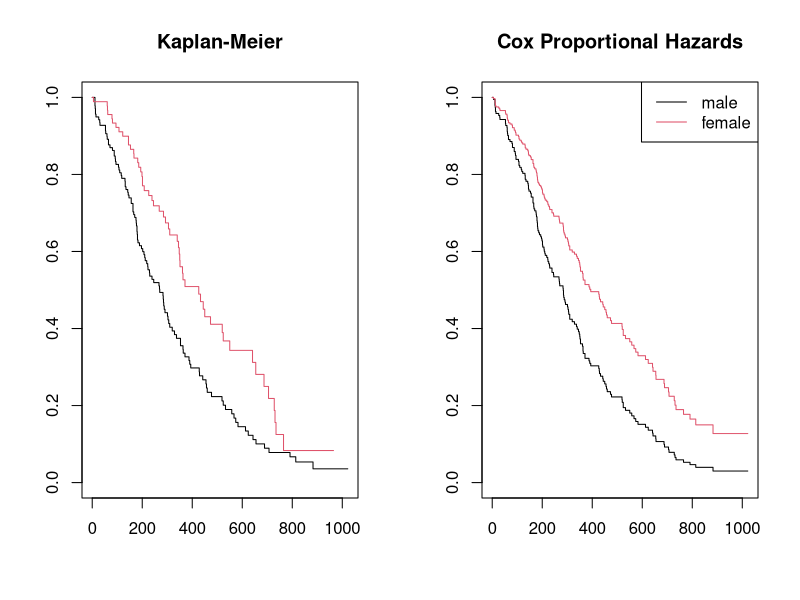
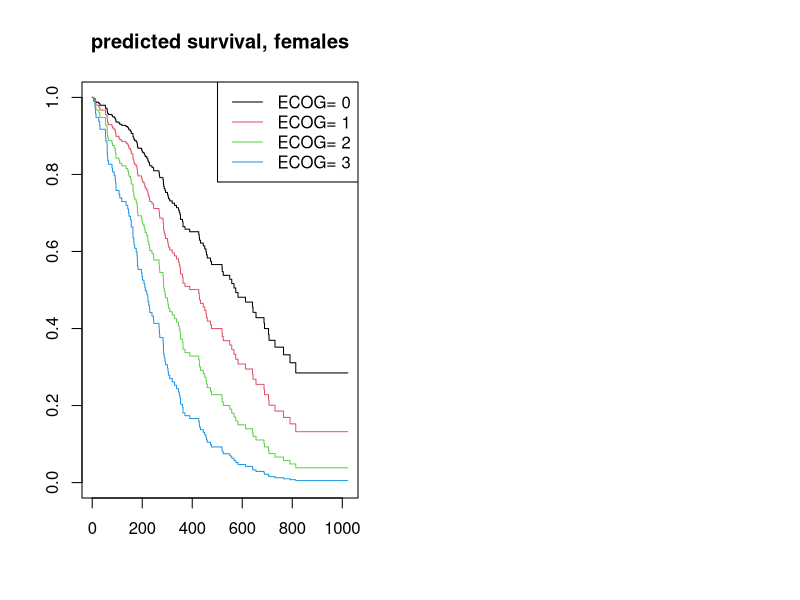

The R script that drew these images, in order:
## ---- chunk 1
fig.dim <- 5
knitr::opts_chunk$set(fig.width=2*fig.dim,
                      fig.height=fig.dim,
                      fig.align='center',
                      warning=FALSE)
set.seed(42)
library(survival)
library(matrixStats)
## ---- chunk 2
layout(t(1:2))
plot(survfit(Surv(time, status) ~ sex, data=lung), col=1:2, main='Kaplan-Meier')
plot(survfit(coxph(Surv(time, status) ~ sex, data=lung),
              newdata=data.frame(sex=c(1,2))), col=1:2, main='Cox Proportional Hazards')
legend('topright', lty=1, col=1:2, legend=c("male", "female"))
## ---- chunk 3
fullcox <- coxph(Surv(time, status)
                     ~ age + sex + ph.ecog + ph.karno + pat.karno
                     + meal.cal + wt.loss,
                 data = lung)
summary(fullcox)
## ---- chunk 4
subcox <- coxph(Surv(time, status) ~ sex + ph.ecog, data = lung, subset=rowSums(is.na(lung[,2:10]))==0)
anova(fullcox, subcox)
## ---- chunk 5
subcox_pred <- survfit(subcox, newdata=expand.grid(ph.ecog=0:3, sex=2))
plot(subcox_pred, lty=1, col=1:4, main='predicted survival, females')
legend("topright", lty=1, col=1:4, legend=paste("ECOG=", 0:3))
